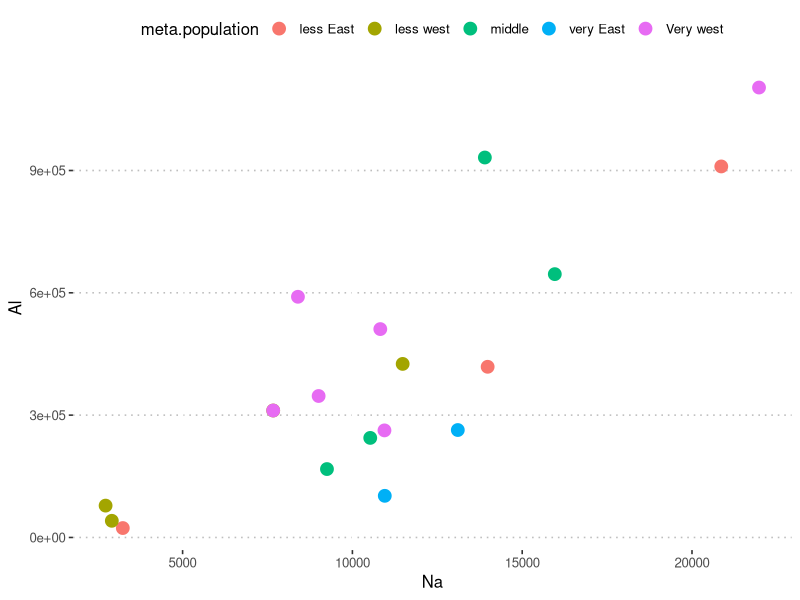

Source code (R): (Note: this script raises an error after producing the figure.)
rm(list=ls())
#Analysis! #####################
library(ggplot2)
library(ggpubr) #<- This makes nice ggplot
#Read the combined data
dataCombined<-read.csv("data/dataCombined.csv")

#Make the plot! 
ggplot(dataCombined,aes(x=Na,y=Al))+geom_point(size=4,aes(col=meta.population))+theme_pubclean()
ggsave('results/Figures/Figure_1.png')


#Do the statistics
summary(lm(Na~Al,dataCombined))
  
